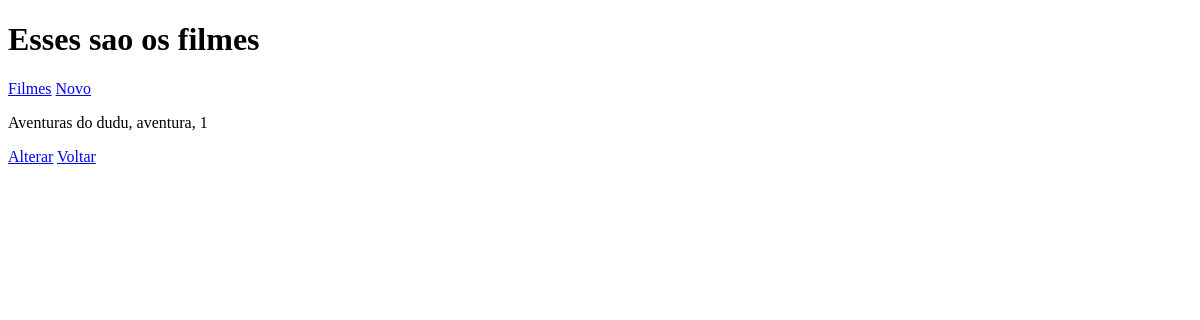
The app's page /list_filmes/, older data.
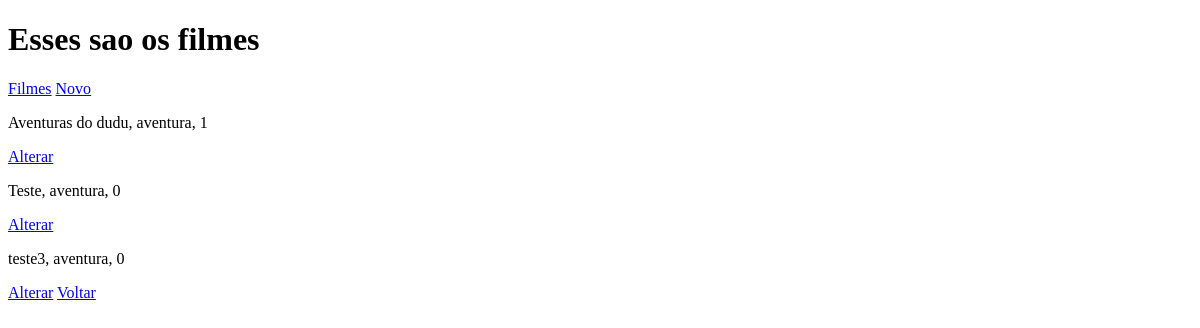
The same page, newer data.
### filme/models.py (models this page shows, shortened)
class Filmes(models.Model):
    filme = models.CharField('Nome', max_length=100)
    genero = models.ForeignKey(Generos, on_delete=models.PROTECT)
    quantidade = models.IntegerField('Quantidade', default=0)
    preco = models.FloatField('Preço', max_length=8)
    class Meta:
        verbose_name = 'Filme'
        verbose_name_plural = 'Filmes'
        ordering = ['filme']

class Generos(models.Model):
    genero = models.CharField('Genero', max_length=100)
    def __str__(self):
        return self.genero
    class Meta:
        verbose_name = 'Genero'
        verbose_name_plural = 'Generos'
        ordering = ['genero']

### filme/views.py (the view)
# urls.py: path('list_filmes/', list_filmes, name='list_filmes'),
def list_filmes(request):
    filmes = Filmes.objects.all()
    template_name = 'list_filmes.html'
    context = {
         'filmes': filmes,
         'mensagem': 'Esses sao os filmes'
         }
    return render(request, template_name, context)

### filme/templates/list_filmes.html (shortened to what this page needs)
<!DOCTYPE html>
<html lang="en">
<head>
</head>
<body>
{% extends 'base.html' %}
{% block conteudo %}
    <a href="{% url 'new_filmes' %}">Novo</a>
    {% for filme in filmes %}
        <p>{{ filme.filme }}, {{ filme.genero }}, {{ filme.quantidade }}</p>
        <a href="{% url 'update_filmes' filme.id %}">Alterar</a>
    {% endfor %}
    <a href="{% url 'index' %}">Voltar</a>
{% endblock %}

### core/templates/base.html (shortened to what this page needs)
<!DOCTYPE html>
<html lang="en">
<head>
</head>
<body>
    <h1>{{ mensagem }}</h1>
    <a href="{% url 'list_filmes' %}">Filmes</a>
    {% block conteudo %}{% endblock %}
</body>
</html>

Row changes from the older to the newer data that the page shows:
added Filmes: filme "Teste", genero "aventura", quantidade "0"
added Filmes: filme "teste3", genero "aventura", quantidade "0"
